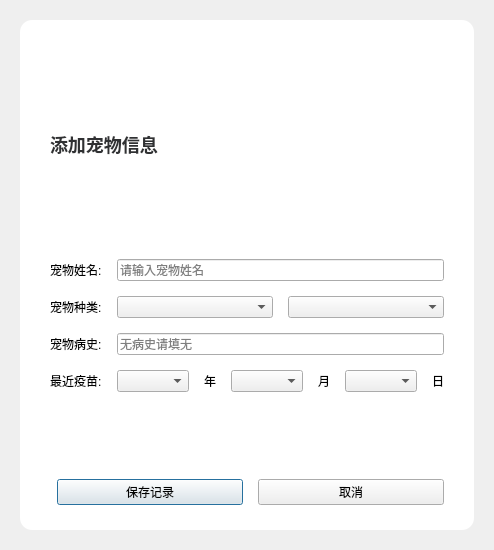
<?xml version="1.0" encoding="UTF-8"?>
<ui version="4.0">
 <class>AddPetDialog</class>
 <widget class="QDialog" name="AddPetDialog">
  <property name="geometry">
   <rect>
    <x>0</x>
    <y>0</y>
    <width>450</width>
    <height>550</height>
   </rect>
  </property>
  <property name="windowTitle">
   <string>添加宠物档案</string>
  </property>
  <layout class="QVBoxLayout" name="mainVLayout">
   <property name="spacing">
    <number>0</number>
   </property>
   <property name="leftMargin">
    <number>20</number>
   </property>
   <property name="topMargin">
    <number>20</number>
   </property>
   <property name="rightMargin">
    <number>20</number>
   </property>
   <property name="bottomMargin">
    <number>20</number>
   </property>
   <item>
    <widget class="QFrame" name="bgFrame">
     <property name="styleSheet">
      <string notr="true">QFrame#bgFrame { background-color: #ffffff; border-radius: 12px; }</string>
     </property>
     <layout class="QVBoxLayout" name="containerLayout">
      <property name="spacing">
       <number>15</number>
      </property>
      <property name="leftMargin">
       <number>30</number>
      </property>
      <property name="topMargin">
       <number>25</number>
      </property>
      <property name="rightMargin">
       <number>30</number>
      </property>
      <property name="bottomMargin">
       <number>25</number>
      </property>
      <item>
       <widget class="QLabel" name="titleLabel">
        <property name="text">
         <string>添加宠物信息</string>
        </property>
        <property name="styleSheet">
         <string notr="true">font-size: 18px; font-weight: bold; color: #303133;</string>
        </property>
       </widget>
      </item>
      <item>
       <layout class="QFormLayout" name="formLayout">
        <property name="verticalSpacing">
         <number>15</number>
        </property>
        <item row="0" column="0">
         <widget class="QLabel" name="label">
          <property name="text">
           <string>宠物姓名:</string>
          </property>
         </widget>
        </item>
        <item row="0" column="1">
         <widget class="QLineEdit" name="nameEdit">
          <property name="placeholderText">
           <string>请输入宠物姓名</string>
          </property>
         </widget>
        </item>
        <item row="1" column="0">
         <widget class="QLabel" name="label_2">
          <property name="text">
           <string>宠物种类:</string>
          </property>
         </widget>
        </item>
        <item row="1" column="1">
         <layout class="QHBoxLayout" name="breedLayout">
          <item>
           <widget class="QComboBox" name="speciesCombo"/>
          </item>
          <item>
           <widget class="QComboBox" name="breedCombo"/>
          </item>
         </layout>
        </item>
        <item row="2" column="0">
         <widget class="QLabel" name="label_3">
          <property name="text">
           <string>宠物病史:</string>
          </property>
         </widget>
        </item>
        <item row="2" column="1">
         <widget class="QLineEdit" name="historyEdit">
          <property name="placeholderText">
           <string>无病史请填无</string>
          </property>
         </widget>
        </item>
        <item row="3" column="0">
         <widget class="QLabel" name="label_4">
          <property name="text">
           <string>最近疫苗:</string>
          </property>
         </widget>
        </item>
        <item row="3" column="1">
         <layout class="QHBoxLayout" name="dateLayout">
          <item>
           <widget class="QComboBox" name="yearCombo"/>
          </item>
          <item>
           <widget class="QLabel" name="labelYear">
            <property name="text">
             <string>年</string>
            </property>
           </widget>
          </item>
          <item>
           <widget class="QComboBox" name="monthCombo"/>
          </item>
          <item>
           <widget class="QLabel" name="labelMonth">
            <property name="text">
             <string>月</string>
            </property>
           </widget>
          </item>
          <item>
           <widget class="QComboBox" name="dayCombo"/>
          </item>
          <item>
           <widget class="QLabel" name="labelDay">
            <property name="text">
             <string>日</string>
            </property>
           </widget>
          </item>
         </layout>
        </item>
       </layout>
      </item>
      <item>
       <spacer name="verticalSpacer">
        <property name="orientation">
         <enum>Qt::Vertical</enum>
        </property>
       </spacer>
      </item>
      <item>
       <layout class="QHBoxLayout" name="btnLayout">
        <item>
         <spacer name="horizontalSpacer">
          <property name="orientation">
           <enum>Qt::Horizontal</enum>
          </property>
         </spacer>
        </item>
        <item>
         <widget class="QPushButton" name="saveBtn">
          <property name="text">
           <string>保存记录</string>
          </property>
         </widget>
        </item>
        <item>
         <widget class="QPushButton" name="cancelBtn">
          <property name="text">
           <string>取消</string>
          </property>
         </widget>
        </item>
       </layout>
      </item>
     </layout>
    </widget>
   </item>
  </layout>
 </widget>
 <resources/>
 <connections/>
</ui>
